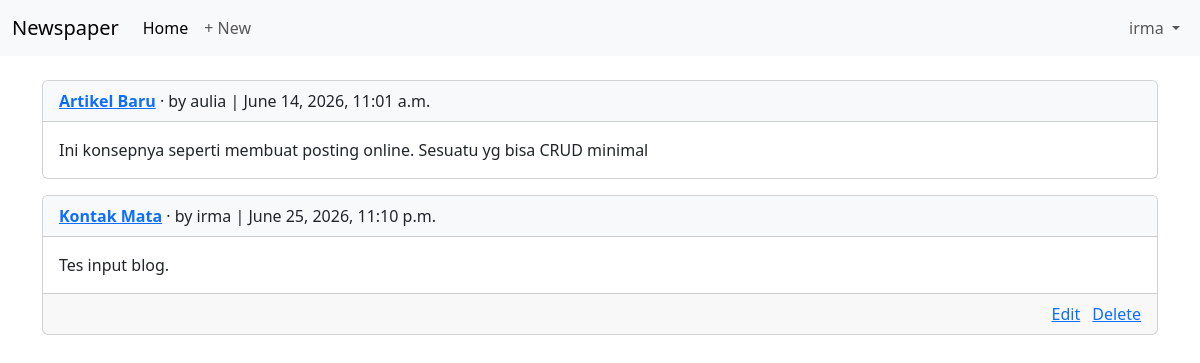
Page /articles/ (signed in) on the committed database.
### accounts/models.py (models this page shows)
class CustomUser(AbstractUser):
    age = models.PositiveIntegerField(null=True, blank=True)

### articles/models.py (models this page shows, shortened)
class Article(models.Model):
    title = models.CharField(max_length=255)
    body = models.TextField()
    date = models.DateTimeField(auto_now_add=True)
    author = models.ForeignKey(
          settings.AUTH_USER_MODEL,
          on_delete=models.CASCADE,
    )
    def get_absolute_url(self):
        return reverse("article_detail", kwargs={"pk":self.pk})

### articles/views.py (the view)
# urls.py: path("", ArticleListView.as_view(),
class ArticleListView(ListView):
    model = Article
    template_name = "article_list.html"

### templates/article_list.html
{% extends "base.html" %}
{% block content %}
{% for article in object_list %}
<div class="card mb-3">
  <div class="card-header bg-light">
    <a href="{{ article.get_absolute_url }}"><strong>{{ article.title }}</strong></a>
    · by {{ article.author }} | {{ article.date }}
  </div>
  <div class="card-body">
    <p class="card-text mb-0">{{ article.body }}</p>
  </div>
  {% if article.author == request.user %}
  <div class="card-footer text-end">
    <a href="{% url 'article_edit' article.pk %}">Edit</a>
    <a href="{% url 'article_delete' article.pk %}" class="ms-2">Delete</a>
  </div>
  {% endif %}
</div>
{% endfor %}
{% endblock content %}

### templates/base.html (shortened to what this page needs)
<!DOCTYPE html>
<html>
<head>
  <link href="https://cdn.jsdelivr.net/npm/bootstrap@5.3.3/dist/css/bootstrap.min.css"
    rel="stylesheet"
>
</head>
<body>
  <nav class="navbar navbar-expand-lg bg-body-tertiary">
    <div class="container-fluid">
      <a class="navbar-brand" href="{% url 'home' %}">Newspaper</a>
      <div class="collapse navbar-collapse" id="navbarSupportedContent">
        <ul class="navbar-nav me-auto mb-2 mb-lg-0">
          <li class="nav-item">
            <a class="nav-link active" aria-current="page" href="{% url 'home' %}">Home</a>
          </li>
          {% if user.is_authenticated %}
          <li class="nav-item">
            <a href="{% url 'article_new' %}" class="nav-link">+ New</a>
          </li>
          {% endif %}
        </ul>
        {% if user.is_authenticated %}
        <ul class="navbar-nav">
          <li class="nav-item dropdown">
            <a class="nav-link dropdown-toggle" href="#" role="button"
              data-bs-toggle="dropdown" aria-expanded="false">
              {{ user.username }}
            </a>
          </li>
        </ul>
        {% else %}
        <div class="d-flex gap-2">
          <a href="{% url 'login' %}" class="btn btn-outline-secondary">Log in</a>
          <a href="{% url 'signup' %}" class="btn btn-primary">Sign up</a>
        </div>
        {% endif %}
      </div>
    </div>
  </nav>
  <main>
    <div class="container mt-4">
      {% block content %}
      {% endblock content %}
    </div>
  </main>
</body>
</html>

### rows in the picture
CustomUser: username "irma"
Article: title "Artikel Baru", author "aulia", date "June 14, 2026, 11:01 a.m.", body "Ini konsepnya seperti membuat posting online. Sesuatu yg bisa CRUD minimal"
Article: title "Kontak Mata", author "irma", date "June 25, 2026, 11:10 p.m.", body "Tes input blog.", shows "Edit"
